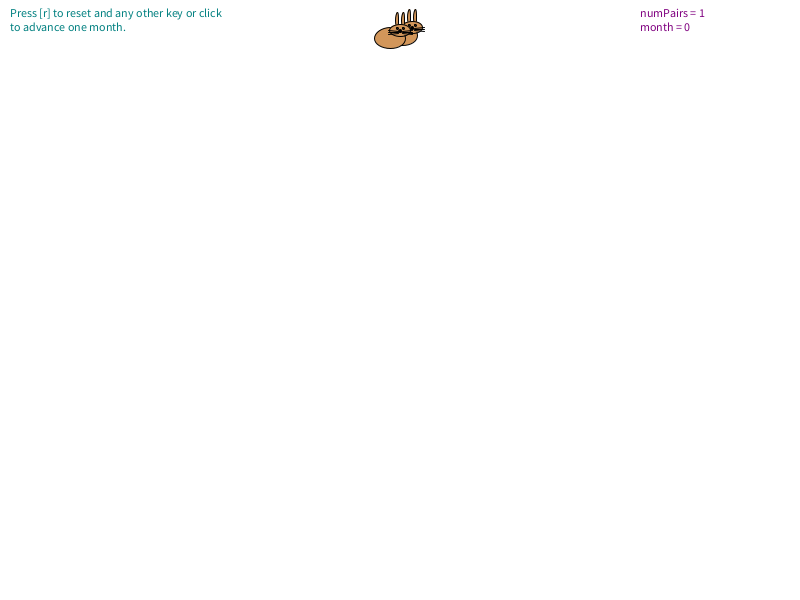
Frame 1 (no input)
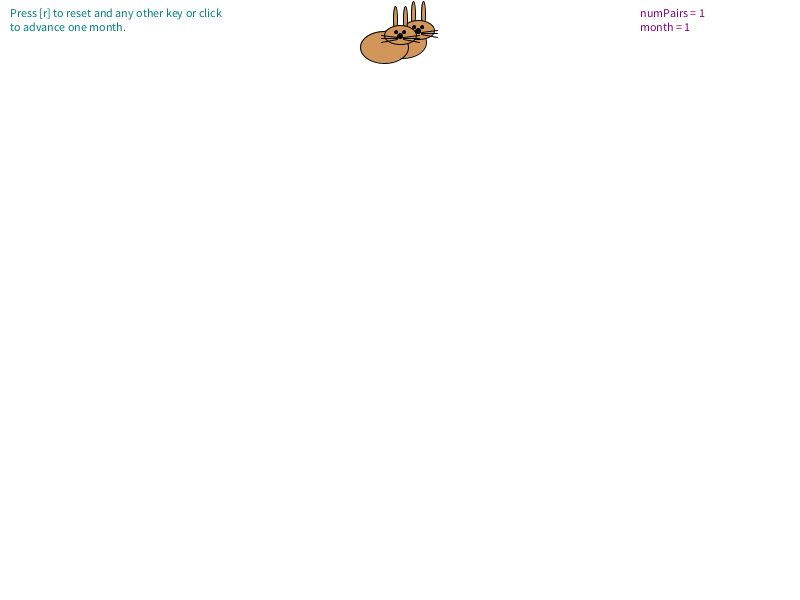
Frame 2 (the mouse pressed at the canvas centre, redrawn once)

The Processing sketch that drew these frames (run headless with seeded random() and noise(); the mouse was pressed at the canvas centre and the sketch redrawn once):

// Processing sketch: processing_28096
// ── processing_28096.pde

RabbitPair adamAndEveRabbits;
ColorManager colManager;
int numPairs, month;
int rabbitWidth, rabbitHeight, vertSpacing;
ArrayList<Integer> numRabbitPairsByGeneration; //needed for horizontal positioning
ArrayList<Integer> numRenderedByGeneration;

class RabbitPair {
  //private static int population = 0;
  private ArrayList<RabbitPair> children;
  private color clr;
  private int locX, locY;
  private boolean mature;
  private int generation;
  private RabbitPair parent;
  
  public RabbitPair(color c, int gen) {
    clr = c;
    generation = gen;
    children = null;
    mature = false;
    numPairs++; //update population counter
    children = new ArrayList<RabbitPair>();
    parent = null;
    
    //update numRabbitPairsByGeneration
    if ( numRabbitPairsByGeneration.size() - 1 >= generation ) {
      Integer newCount = numRabbitPairsByGeneration.get(generation) + 1;
      numRabbitPairsByGeneration.set(generation, newCount);
    } else { //new generation
      numRabbitPairsByGeneration.add( new Integer(1) );
    }
  }
  
  public void setParent(RabbitPair r) {
    parent = r;
  }
  
  //increase age by one unit:
  //* make immature rabbit pair mature (mating age)
  //* recursively age each child
  //* give them another child pair
  public void age() {
    if ( mature ) {
      for( RabbitPair r : children ) {
         r.age();
      }
      RabbitPair child = new RabbitPair( colManager.nextColor(), generation + 1 );
      child.setParent( this );
      children.add( child );
    } else { //immature pair
      mature = true;
    }
  }

  void drawRabbit(int x, int y, color fillCol, double rabbitScale) {
    int headWidth = (int)(rabbitScale * 32);
    int headHeight = (int)(.6*headWidth);
    stroke(0);
    fill(fillCol);
    ellipseMode(CENTER);
  
    //body
    fill(fillCol);
    ellipse(x-(int)(.5*headWidth),y+(int)(.4*headWidth),(int)(1.5*headWidth),headWidth);
  
    //left & right ears
    ellipse(x-(int)(.16*headWidth),y-(int)(.5*headWidth),(int)(.25*headHeight),(int)(.8*headWidth));
    ellipse(x+(int)(.16*headWidth),y-(int)(.5*headWidth),(int)(.25*headHeight),(int)(.8*headWidth));
  
    //head
    ellipse(x,y,headWidth,headHeight);
  
    //eyes
    fill(0); 
    ellipse(x-(int)(.15*headWidth),y-(int)(.12*headWidth),(int)(.1*headWidth),(int)(.1*headWidth));
    ellipse(x+(int)(.15*headWidth),y-(int)(.12*headWidth),(int)(.1*headWidth),(int)(.1*headWidth));
    
    //left whiskers
    stroke(0);
    line(x-(int)(.1*headWidth),y+(int)(.07*headWidth),x-(int)(.6*headWidth),y);
    line(x-(int)(.1*headWidth),y+(int)(.11*headWidth),x-(int)(.6*headWidth),y+(int)(.11*headWidth));
    line(x-(int)(.1*headWidth),y+(int)(.15*headWidth),x-(int)(.6*headWidth),y+(int)(.22*headWidth));  
  
    //right whiskers  
    line(x+(int)(.1*headWidth),y+(int)(.07*headWidth),x+(int)(.6*headWidth),y);
    line(x+(int)(.1*headWidth),y+(int)(.11*headWidth),x+(int)(.6*headWidth),y+(int)(.11*headWidth));
    line(x+(int)(.1*headWidth),y+(int)(.15*headWidth),x+(int)(.6*headWidth),y+(int)(.22*headWidth));  
    
    //nose
    ellipse(x,y+(int)(.05*headWidth),(int)(.16*headWidth),(int)(.16*headWidth));

  }


  //render thyself and thy children too
  public void render() {
    fill(clr);
    stroke(0);
    locY = generation*(rabbitHeight + vertSpacing) + (int)(.3f*vertSpacing);
    int numPairsThisGen = numRabbitPairsByGeneration.get(generation);
    double horizSpacing = (double)width/(numPairsThisGen + 1);
    int numRenderedThisGen = numRenderedByGeneration.get(generation);
    locX = (int)(horizSpacing * (numRenderedThisGen + 1) + .5);
    numRenderedByGeneration.set(generation,numRenderedThisGen + 1);
        
    //int rHeight = rabbitHeight;
    //if ( ! mature ) { rHeight /= 2; } 
    
    double rabbitScale = 1.0;
    if ( ! mature ) {
      rabbitScale = .68; //immature pairs are short!
    }

    //draw edge from me to my parent, if I have one
    if ( parent != null ) {
      stroke(parent.clr);
      line(locX, locY + 9, parent.locX, parent.locY + 25);
    }
    
    //draw pair of rabbits
    drawRabbit(locX + (int)(rabbitScale*18), locY + (int)(rabbitScale*9), clr, rabbitScale);
    drawRabbit(locX, locY + (int)(rabbitScale*14), clr, rabbitScale);
    
    //ask my children to render themselves
    for( RabbitPair child : children ) {
      child.render();
    }
  }
} 

//keeps track of current color values, gives a next color when
//asked, and then increments the color
class ColorManager {
  private int r;
  private int g;
  private int b;
  private int colorStep = 90;
  
  public ColorManager() {
    reset();
  }
  
  private void reset() {
    r = 210; g = 150; b = 0;
  }
  
  public color nextColor() {
    b += colorStep;
    if ( b > 255 ) {
      b %= 255;
      g += colorStep;
    }
    if ( g > 255 ) {
      g %= 255;
      r += colorStep;
    }
    if ( r > 255 ) {
      r %= 255;
    }
    
    return color(r,g,b); 
  }
}

void setup() {
  colManager = new ColorManager();
  color col = colManager.nextColor();
  
  rabbitWidth = 10;
  rabbitHeight = 12;
  vertSpacing = 70;
  numPairs = 0;
  month = 0;
  numRabbitPairsByGeneration = new ArrayList<Integer>();
  numRabbitPairsByGeneration.add(0);
  numRenderedByGeneration = new ArrayList<Integer>();
  numRenderedByGeneration.add(0);
  adamAndEveRabbits = new RabbitPair(col, 0);


  size(800,600);
  smooth();
  noLoop(); //don't continuously call draw()
  rectMode(CENTER);

}

void draw() {
 background(255);
 fill(127,0,127);
 text("numPairs = " + numPairs + "\nmonth = " + month, (int)(.8*width),(int)(.25*vertSpacing));
 adamAndEveRabbits.render();

 //number of pairs of rabbits will now potentially increase
 adamAndEveRabbits.age();
 month++;
 
 fill(0,127,127);
 text("Press [r] to reset and any other key or click\nto advance one month.", 10,(int)(.25*vertSpacing));
 
 numRenderedByGeneration = new ArrayList<Integer>();
 for ( int i = 0 ; i < numRabbitPairsByGeneration.size() ; i++ ) {
   numRenderedByGeneration.add( new Integer(0) );
 }

}

void mousePressed() {
  redraw();
}

void keyPressed() {
  if ( key == 'R' || key == 'r' ) {
    setup();
  }
  redraw();
}
